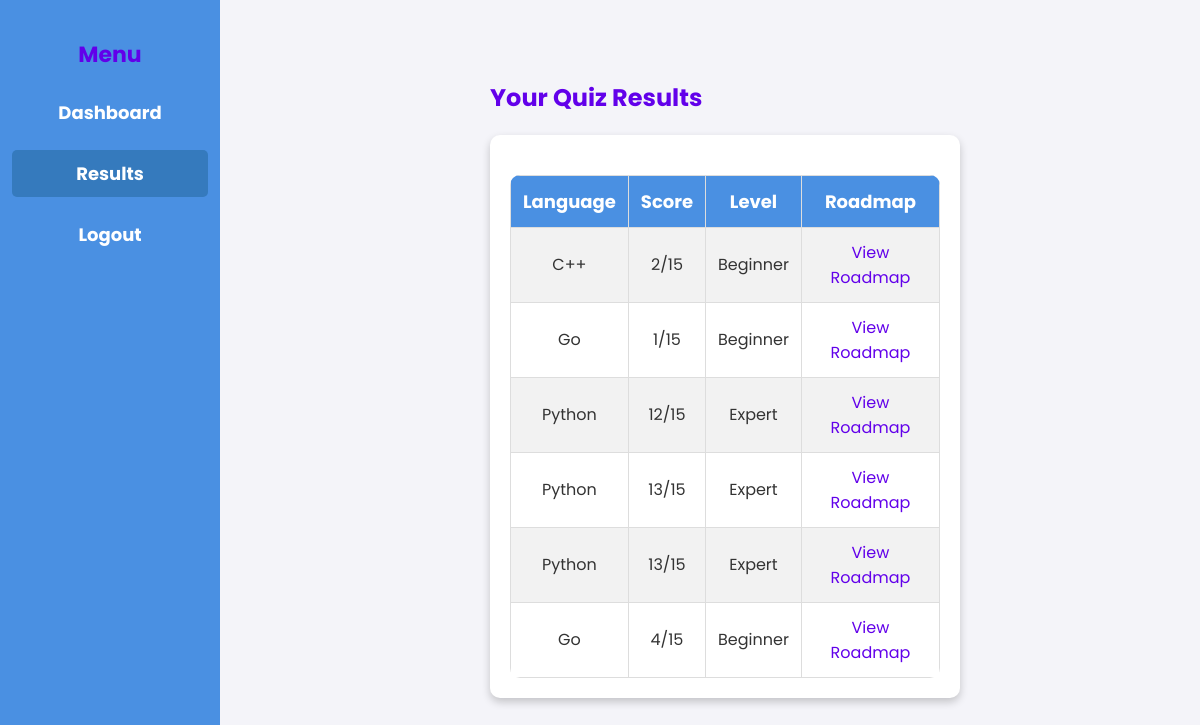
/results/ (signed in), run on the app's committed database.
### education_tutor/models.py (models this page shows, shortened)
class QuizResult(models.Model):
    LEVEL_CHOICES = [
        ('Beginner', 'Beginner'),
        ('Intermediate', 'Intermediate'),
        ('Expert', 'Expert'),
    ]
    user = models.ForeignKey(User, on_delete=models.CASCADE)
    language = models.ForeignKey(ProgrammingLanguage, on_delete=models.CASCADE)
    score = models.IntegerField(default=0)
    level = models.CharField(max_length=20, choices=LEVEL_CHOICES, default='Beginner')

class ProgrammingLanguage(models.Model):
    name = models.CharField(max_length=50, unique=True)

### education_tutor/views.py (the view)
# urls.py: path("results/", views.quiz_results, name="quiz_results"),  # ✅ Ensure this exists
@login_required
def quiz_results(request):
    results = QuizResult.objects.filter(user=request.user)
    return render(request, 'education_tutor/results.html', {'quiz_results': results})

### education_tutor/templates/education_tutor/results.html (shortened to what this page needs)
{% extends "education_tutor/base.html" %}
{% block content %}
    <div class="container">
        <div class="sidebar">
            <h2>Menu</h2>
            <ul>
                <li><a href="{% url 'dashboard' %}">Dashboard</a></li>
                <li><a href="{% url 'quiz_results' %}" class="active">Results</a></li>
                <li><a href="{% url 'logout' %}">Logout</a></li>
            </ul>
        </div>
        <div class="main-content">
            <h2>Your Quiz Results</h2>
            {% if quiz_results %}
                <div class="results-container">
                    <table>
                        <tr>
                            <th>Language</th>
                            <th>Score</th>
                            <th>Level</th>
                            <th>Roadmap</th>
                        </tr>
                        {% for result in quiz_results %}
                            <tr>
                                <td>{{ result.language.name }}</td>
                                <td>{{ result.score }}/15</td>
                                <td>{{ result.level }}</td>
                                <td>
                                    <a href="{% url 'roadmap' result.language.id result.level %}">View Roadmap</a>
                                </td>
                            </tr>
                        {% endfor %}
                    </table>
                </div>
            {% else %}
                <p class="no-results">No quiz results found. Take a quiz to see your scores!</p>
            {% endif %}
        </div>
    </div>
{% endblock %}

### education_tutor/templates/education_tutor/base.html (shortened to what this page needs)
<!DOCTYPE html>
<html lang="en">
<head>
</head>
<body>
    <div class="container">
        {% block content %}
        {% endblock %}
    </div>
</body>
</html>

### education_tutor/templates/education_tutor/base.html (style rules this page uses)
body { font-family: 'Poppins', sans-serif; margin: 0; padding: 0; background-color: #f4f4f9; color: #333; }
.container { max-width: 800px; margin: 0 auto; padding: 20px; }
h2 { color: #6200ea; }
a { color: #6200ea; text-decoration: none; }

### education_tutor/templates/education_tutor/results.html (style rules this page uses)
.container { display: flex; }
.sidebar { width: 220px; height: 100vh; background: #4A90E2; color: white; padding-top: 20px; position: fixed; left: 0; top: 0; }
.sidebar h2 { text-align: center; font-size: 22px; margin-bottom: 15px; }
.sidebar ul { list-style: none; padding: 0; }
.sidebar ul li { padding: 12px; text-align: center; }
.sidebar ul li a { color: white; text-decoration: none; display: block; font-size: 18px; font-weight: bold; transition: 0.2s; }
.sidebar ul li a:hover, .sidebar ul li a.active { background: #357ABD; padding: 10px; border-radius: 5px; }
.main-content { margin-left: 250px; padding: 20px; width: 100%; }
.results-container { margin-top: 20px; background: white; padding: 20px; border-radius: 10px; box-shadow: 0px 4px 8px rgba(0, 0, 0, 0.2); max-width: 700px; margin-left: auto; margin-right: auto; }
table { width: 100%; border-collapse: collapse; margin-top: 20px; background: white; border-radius: 10px; overflow: hidden; }
th, td { border: 1px solid #ddd; padding: 12px; text-align: center; }
th { background: #4A90E2; color: white; font-size: 18px; }
tr:nth-child(even) { background: #f2f2f2; }

### data on the page
QuizResult: language.name "C++", score "2", level "Beginner"
QuizResult: language.name "Go", score "1", level "Beginner"
QuizResult: language.name "Python", score "12", level "Expert"
QuizResult: language.name "Python", score "13", level "Expert"
QuizResult: language.name "Python", score "13", level "Expert"
QuizResult: language.name "Go", score "4", level "Beginner"
